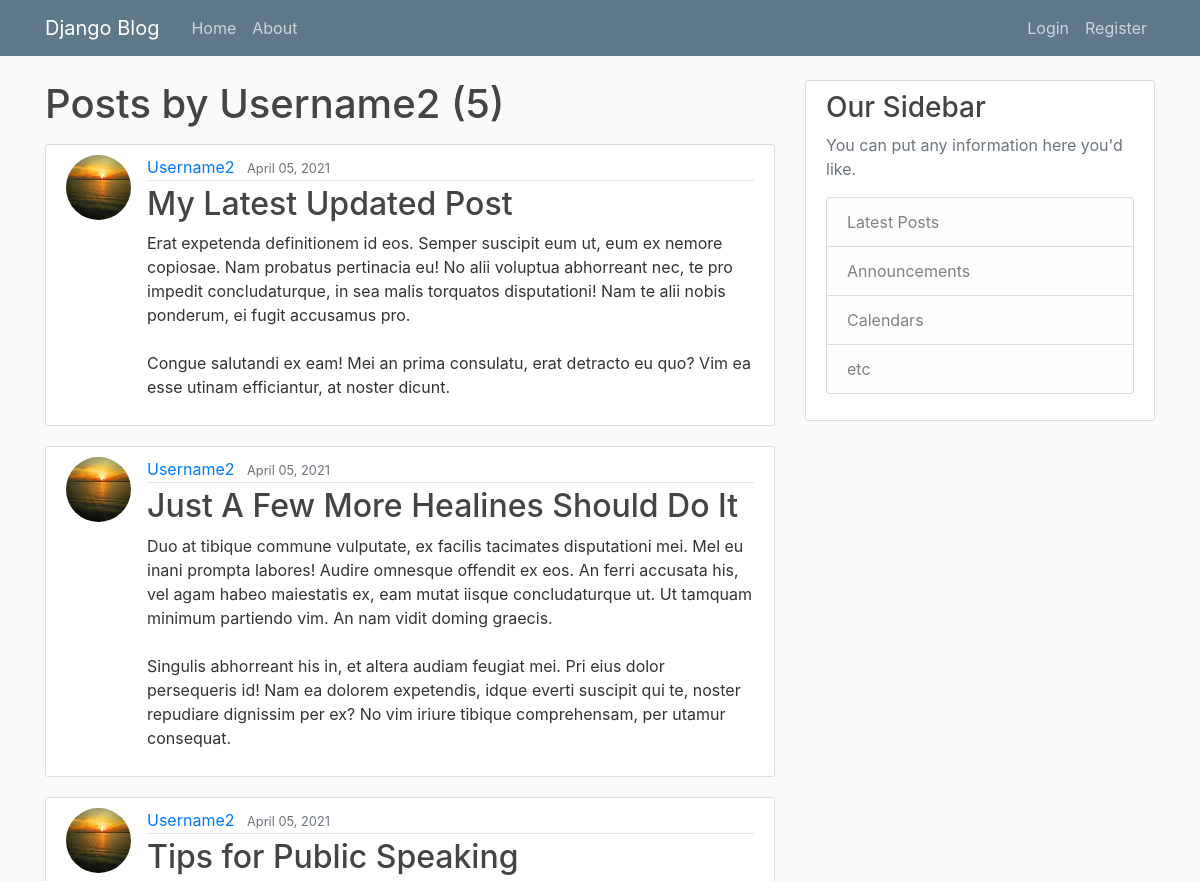
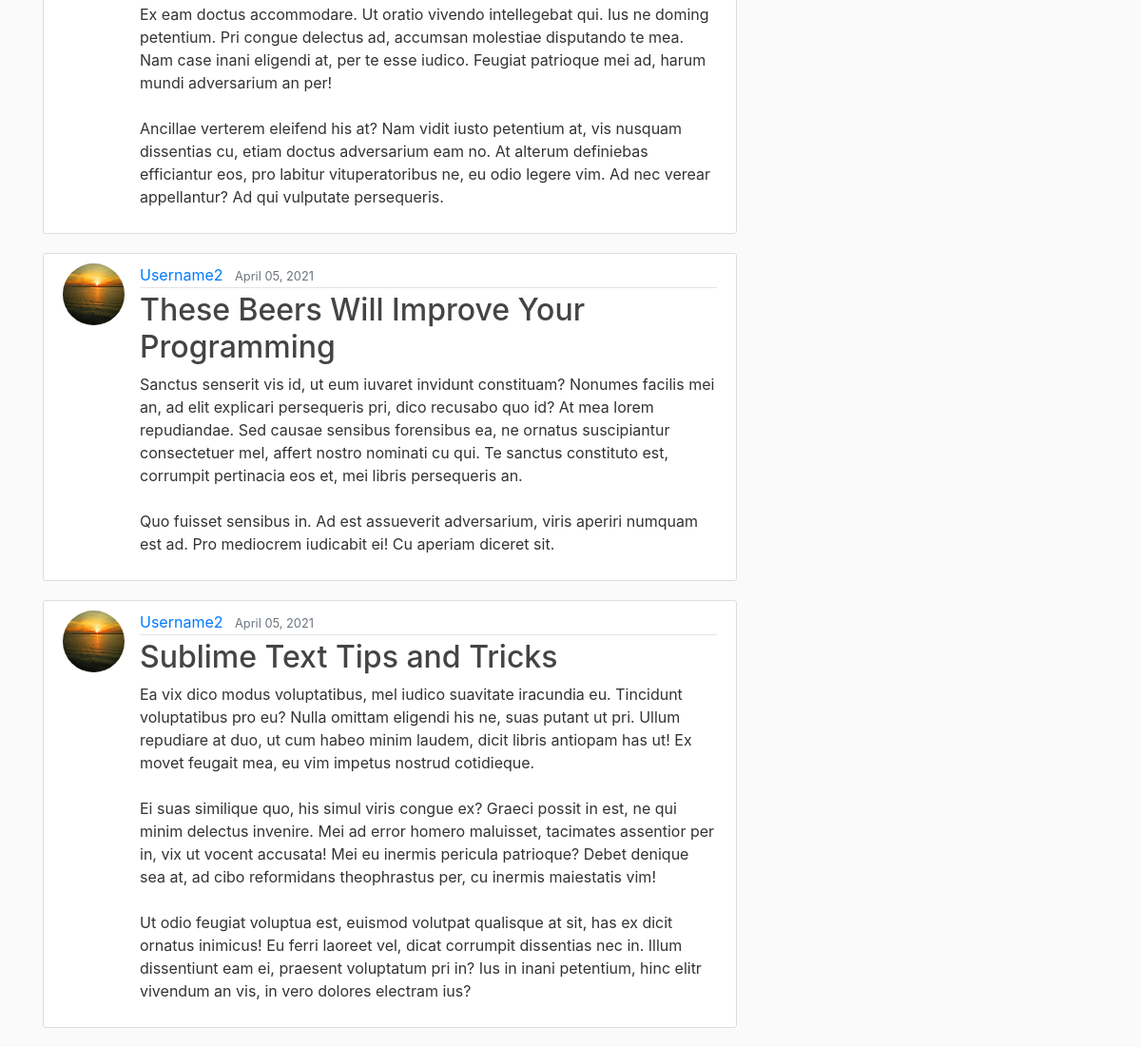
The page /user/Username2/ on the database its author committed (2 pictures, top to bottom).
### blog/models.py (models this page shows, shortened)
class Post(models.Model):
    title = models.CharField(max_length = 100)
    content = models.TextField()
    date_posted = models.DateTimeField(default = timezone.now)
    author = models.ForeignKey(User, on_delete = models.CASCADE) # if user is deleted , their posts also get deleted

### users/models.py (models this page shows, shortened)
class Profile(models.Model):
    user = models.OneToOneField(User , on_delete = models.CASCADE) # if user is deleted , delete profile but not vice versa
    image = models.ImageField(default = 'default.jpg' , upload_to = 'profile_pics')

### blog/views.py (the view)
# urls.py: path('user/<str:username>/' , UserPostListView.as_view() , name = 'user-posts'),
class UserPostListView(ListView):
    model = Post
    template_name = 'blog/user_posts.html'
    context_object_name = 'posts' # what to loop over
    paginate_by = 5     #  to give us pagination functionality
    def get_queryset(self):
        user = get_object_or_404(User , username = self.kwargs.get('username')) # getting username from url
        return Post.objects.filter(author = user).order_by('-date_posted')

### blog/templates/blog/user_posts.html (shortened to what this page needs)
{% extends 'blog/base.html' %}
{% block content %}
    <h1 class = "mb-3">Posts by {{ view.kwargs.username }} ({{ page_obj.paginator.count }})</h1>
    {% for post in posts %}
        <article class="media content-section">
            <img class = 'rounded-circle article-img' src = '{{post.author.profile.image.url}}'>
            <div class="media-body">
              <div class="article-metadata">
                <a class="mr-2" href="{% url 'user-posts' post.author.username %}">{{ post.author }}</a>
                <small class="text-muted">{{ post.date_posted|date:"F d, Y"}}</small>
              </div>
              <h2><a class="article-title" href="{% url 'post-detail' post.id %}">{{ post.title }}</a></h2>
              <p class="article-content">{{ post.content }}</p>
            </div>
        </article>
    {% endfor %}
{% endblock content %}

### blog/static/blog/main.css (style rules this page uses)
body { background: #fafafa; color: #333333; margin-top: 5rem; }
h1, h2, h3, h4, h5, h6 { color: #444444; }
.content-section { background: #ffffff; padding: 10px 20px; border: 1px solid #dddddd; border-radius: 3px; margin-bottom: 20px; }
.article-title { color: #444444; }
.article-content { white-space: pre-line; }
.article-img { height: 65px; width: 65px; margin-right: 16px; }
.article-metadata { padding-bottom: 1px; margin-bottom: 4px; border-bottom: 1px solid #e3e3e3 }

### rows shown on the page
Post: author.profile.image (placeholder picture), author "Username2", date_posted "April 05, 2021", title "My Latest Updated Post", content "Erat expetenda definitionem id eos. Semper suscipit eum ut, eum ex nemore copiosae. Nam probatus pertinacia eu! No alii voluptua abhorreant nec, te pro impedit concludaturque, in sea malis torquatos disputationi! Nam te alii nobis ponderum, ei fugit accusamus pro. Congue salutandi ex eam! Mei an prima consulatu, erat detracto eu quo? Vim ea esse utinam efficiantur, at noster dicunt."
Post: author.profile.image (placeholder picture), author "Username2", date_posted "April 05, 2021", title "Just A Few More Healines Should Do It", content "Duo at tibique commune vulputate, ex facilis tacimates disputationi mei. Mel eu inani prompta labores! Audire omnesque offendit ex eos. An ferri accusata his, vel agam habeo maiestatis ex, eam mutat iisque concludaturque ut. Ut tamquam minimum partiendo vim. An nam vidit doming graecis. Singulis abhorreant his in, et altera audiam feugiat mei. Pri eius dolor persequeris id! Nam ea dolorem expetendis, idque everti suscipit qui te, noster repudiare dignissim per ex? No vim iriure tibique comprehensam, per utamur consequat."
Post: author.profile.image (placeholder picture), author "Username2", date_posted "April 05, 2021", title "Tips for Public Speaking", content "Ex eam doctus accommodare. Ut oratio vivendo intellegebat qui. Ius ne doming petentium. Pri congue delectus ad, accumsan molestiae disputando te mea. Nam case inani eligendi at, per te esse iudico. Feugiat patrioque mei ad, harum mundi adversarium an per! Ancillae verterem eleifend his at? Nam vidit iusto petentium at, vis nusquam dissentias cu, etiam doctus adversarium eam no. At alterum definiebas efficiantur eos, pro labitur vituperatoribus ne, eu odio legere vim. Ad nec verear appellantur? Ad qui vulputate persequeris."
Post: author.profile.image (placeholder picture), author "Username2", date_posted "April 05, 2021", title "These Beers Will Improve Your Programming", content "Sanctus senserit vis id, ut eum iuvaret invidunt constituam? Nonumes facilis mei an, ad elit explicari persequeris pri, dico recusabo quo id? At mea lorem repudiandae. Sed causae sensibus forensibus ea, ne ornatus suscipiantur consectetuer mel, affert nostro nominati cu qui. Te sanctus constituto est, corrumpit pertinacia eos et, mei libris persequeris an. Quo fuisset sensibus in. Ad est assueverit adversarium, viris aperiri numquam est ad. Pro mediocrem iudicabit ei! Cu aperiam diceret sit."
Post: author.profile.image (placeholder picture), author "Username2", date_posted "April 05, 2021", title "Sublime Text Tips and Tricks", content "Ea vix dico modus voluptatibus, mel iudico suavitate iracundia eu. Tincidunt voluptatibus pro eu? Nulla omittam eligendi his ne, suas putant ut pri. Ullum repudiare at duo, ut cum habeo minim laudem, dicit libris antiopam has ut! Ex movet feugait mea, eu vim impetus nostrud cotidieque. Ei suas similique quo, his simul viris congue ex? Graeci possit in est, ne qui minim delectus invenire. Mei ad error homero maluisset, tacimates assentior per in, vix ut vocent accusata! Mei eu inermis pericula patrioque? Debet denique sea at, ad cibo reformidans theophrastus per, cu inermis maiestatis vim! Ut odio feugiat voluptua est, euismod volutpat qualisque at sit, has ex dicit ornatus inimicus! Eu…"

### other values the page prints
{{ view.kwargs.username }} "Username2"
{{ page_obj.paginator.count }} "5"
